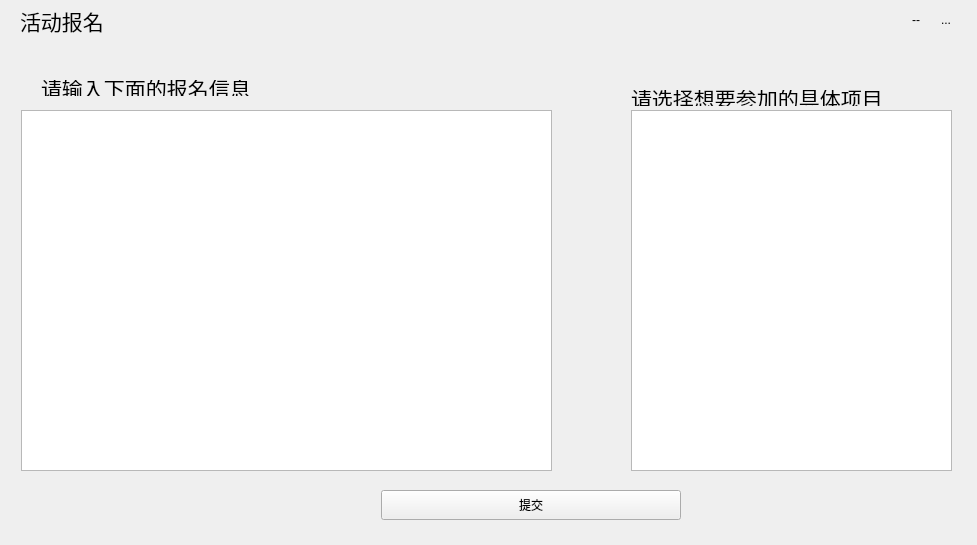
<?xml version="1.0" encoding="UTF-8"?>
<ui version="4.0">
 <class>SignUpActivity</class>
 <widget class="QWidget" name="SignUpActivity">
  <property name="geometry">
   <rect>
    <x>0</x>
    <y>0</y>
    <width>977</width>
    <height>545</height>
   </rect>
  </property>
  <property name="windowTitle">
   <string>Form</string>
  </property>
  <layout class="QGridLayout" name="gridLayout">
   <property name="topMargin">
    <number>0</number>
   </property>
   <item row="0" column="0">
    <widget class="MyWidgetRegister" name="widget" native="true">
     <property name="minimumSize">
      <size>
       <width>0</width>
       <height>40</height>
      </size>
     </property>
     <widget class="QPushButton" name="pushButton_post">
      <property name="geometry">
       <rect>
        <x>370</x>
        <y>490</y>
        <width>300</width>
        <height>30</height>
       </rect>
      </property>
      <property name="minimumSize">
       <size>
        <width>300</width>
        <height>30</height>
       </size>
      </property>
      <property name="text">
       <string>提交</string>
      </property>
     </widget>
     <widget class="QListWidget" name="listWidget_data">
      <property name="geometry">
       <rect>
        <x>10</x>
        <y>110</y>
        <width>531</width>
        <height>361</height>
       </rect>
      </property>
      <property name="minimumSize">
       <size>
        <width>0</width>
        <height>321</height>
       </size>
      </property>
      <property name="spacing">
       <number>10</number>
      </property>
     </widget>
     <widget class="QWidget" name="widget_sign_up_nav" native="true">
      <property name="geometry">
       <rect>
        <x>0</x>
        <y>0</y>
        <width>959</width>
        <height>41</height>
       </rect>
      </property>
      <layout class="QHBoxLayout" name="horizontalLayout">
       <property name="spacing">
        <number>0</number>
       </property>
       <property name="leftMargin">
        <number>9</number>
       </property>
       <property name="topMargin">
        <number>0</number>
       </property>
       <property name="rightMargin">
        <number>9</number>
       </property>
       <property name="bottomMargin">
        <number>0</number>
       </property>
       <item>
        <widget class="QLabel" name="label_name">
         <property name="font">
          <font>
           <family>隶书</family>
           <pointsize>16</pointsize>
          </font>
         </property>
         <property name="text">
          <string>活动报名</string>
         </property>
        </widget>
       </item>
       <item>
        <spacer name="horizontalSpacer">
         <property name="orientation">
          <enum>Qt::Horizontal</enum>
         </property>
         <property name="sizeHint" stdset="0">
          <size>
           <width>789</width>
           <height>20</height>
          </size>
         </property>
        </spacer>
       </item>
       <item>
        <widget class="QToolButton" name="toolButton_min">
         <property name="minimumSize">
          <size>
           <width>30</width>
           <height>30</height>
          </size>
         </property>
         <property name="text">
          <string>--</string>
         </property>
         <property name="autoRaise">
          <bool>true</bool>
         </property>
        </widget>
       </item>
       <item>
        <widget class="QToolButton" name="toolButton_close">
         <property name="minimumSize">
          <size>
           <width>30</width>
           <height>30</height>
          </size>
         </property>
         <property name="text">
          <string>...</string>
         </property>
         <property name="icon">
          <iconset>
           <normaloff>:/Login/C:/Users/ASUS/Pictures/Login/wkf.png</normaloff>:/Login/C:/Users/ASUS/Pictures/Login/wkf.png</iconset>
         </property>
         <property name="autoRaise">
          <bool>true</bool>
         </property>
        </widget>
       </item>
      </layout>
     </widget>
     <widget class="QLabel" name="label">
      <property name="geometry">
       <rect>
        <x>30</x>
        <y>80</y>
        <width>331</width>
        <height>16</height>
       </rect>
      </property>
      <property name="font">
       <font>
        <family>楷体</family>
        <pointsize>16</pointsize>
       </font>
      </property>
      <property name="text">
       <string>请输入下面的报名信息</string>
      </property>
     </widget>
     <widget class="QLabel" name="label_2">
      <property name="geometry">
       <rect>
        <x>620</x>
        <y>90</y>
        <width>291</width>
        <height>16</height>
       </rect>
      </property>
      <property name="font">
       <font>
        <family>楷体</family>
        <pointsize>16</pointsize>
       </font>
      </property>
      <property name="text">
       <string>请选择想要参加的具体项目</string>
      </property>
     </widget>
     <widget class="QListWidget" name="listWidget_child_data">
      <property name="geometry">
       <rect>
        <x>620</x>
        <y>110</y>
        <width>321</width>
        <height>361</height>
       </rect>
      </property>
      <property name="spacing">
       <number>10</number>
      </property>
     </widget>
    </widget>
   </item>
  </layout>
 </widget>
 <customwidgets>
  <customwidget>
   <class>MyWidgetRegister</class>
   <extends>QWidget</extends>
   <header location="global">mywidgetregister.h</header>
   <container>1</container>
  </customwidget>
 </customwidgets>
 <resources/>
 <connections/>
</ui>
